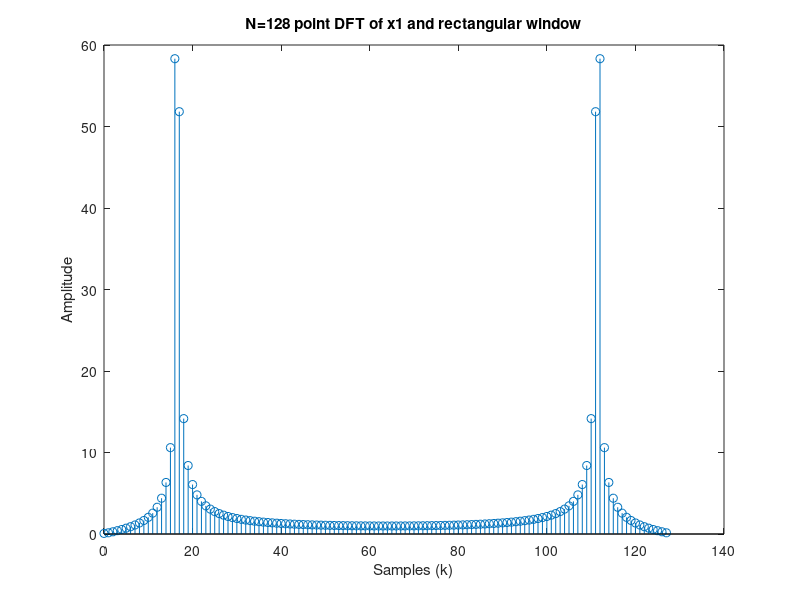
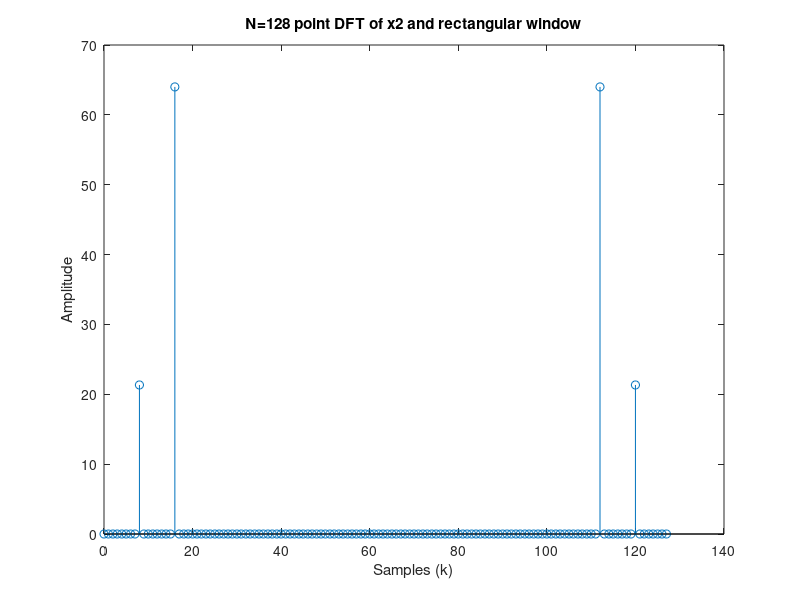
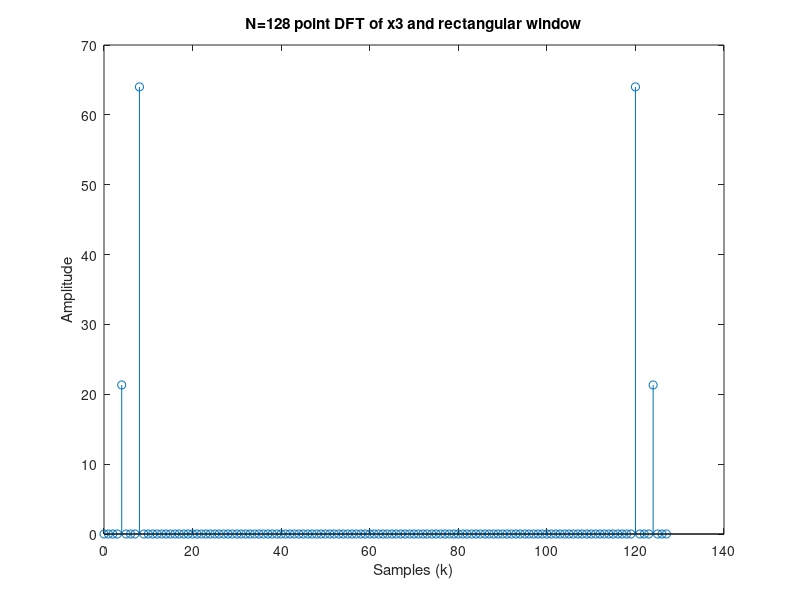
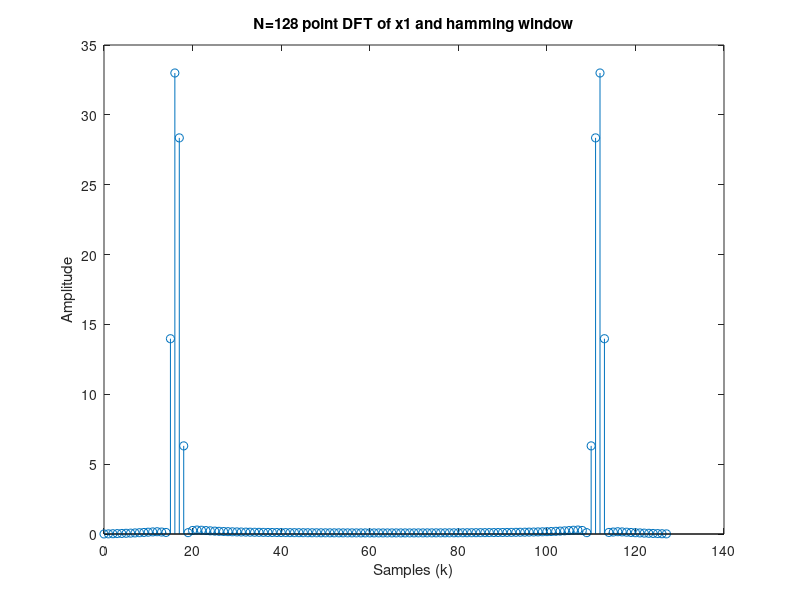

Recreate these plots in MATLAB, in order.
%DFT size and sample points
N = 128;
n = 0:N-1;

%signals 
x1 = cos(pi*n/4) + cos(0.26*pi*n);
x2 = cos(pi*n/4) + (1/3)*cos(pi*n/8);
x3 = cos(pi*n/8) + (1/3)*cos(pi*n/16);

%------------------------------ a ------------------------------%
w1 = rectwin(N); %producing a rectangular window with length 128

%elementwise multiplication of the signals and the rectangular window
v11 = x1 .* w1';
v12 = x2 .* w1';
v13 = x3 .* w1';

%DFT calculations of the resulting signals
V11 = fft(v11, N);
V12 = fft(v12, N);
V13 = fft(v13, N);

%plotting DFTs
figure
stem((0:N-1),abs(V11))
xlabel('Samples (k)')
ylabel('Amplitude')
title('N=128 point DFT of x1 and rectangular window')

figure
stem((0:N-1),abs(V12))
xlabel('Samples (k)')
ylabel('Amplitude')
title('N=128 point DFT of x2 and rectangular window')

figure
stem((0:N-1),abs(V13))
xlabel('Samples (k)')
ylabel('Amplitude')
title('N=128 point DFT of x3 and rectangular window')

%------------------------------ b ------------------------------%
w2 = hamming(N); %producing a hamming window of 128 points

%elementwise multiplication of the signals and the hamming window
v21 = x1 .* w2';
v22 = x2 .* w2';
v23 = x3 .* w2';

%DFT calculations of the resulting signals
V21 = fft(v21, N);
V22 = fft(v22, N);
V23 = fft(v23, N);

%plotting DFTs
figure
stem((0:N-1),abs(V21))
xlabel('Samples (k)')
ylabel('Amplitude')
title('N=128 point DFT of x1 and hamming window')

figure
stem((0:N-1),abs(V22))
xlabel('Samples (k)')
ylabel('Amplitude')
title('N=128 point DFT of x2 and hamming window')

figure
stem((0:N-1),abs(V23))
xlabel('Samples (k)')
ylabel('Amplitude')
title('N=128 point DFT of x3 and hamming window')
